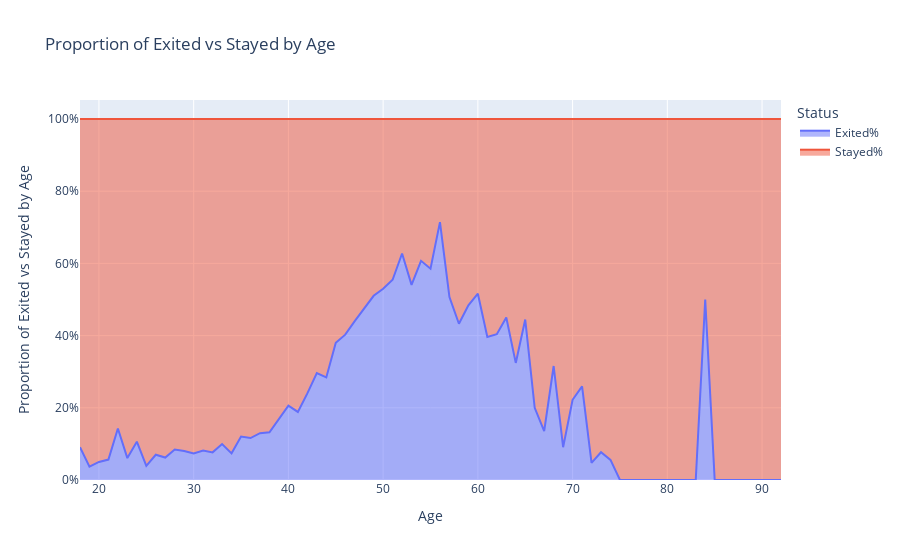

Source (notebook cell):
### Markdown cell above
## Age

### Code cell
age_counting = count_exited(X_raw, Y, 'Age')
_ = plot_counting('Proporção de churn por idade', age_counting, format='area')

### Figure 1 — Plotly figure (JSON) as saved in the notebook; plotly's stock layout.template omitted (floating-point values rounded to 4 significant figures)
{"data": [{"fillpattern": {"shape": ""}, "hovertemplate": "Status=Exited%<br>Age=%{x}<br>Proportion=%{y}<extra></extra>", "legendgroup": "Exited%", "line": {"color": "#636efa"}, "marker": {"symbol": "circle"}, "mode": "lines", "name": "Exited%", "orientation": "v", "showlegend": true, "stackgroup": "1", "type": "scatter", "x": [37, 38, 35, 36, 34, 33, 40, 39, 32, 31, 41, 29, 30, 42, 43, 28, 44, 45, 46, 27, 26, 47, 48, 25, 49, 50, 24, 51, 52, 23, 22, 54, 55, 57, 53, 56, 58, 60, 59, 61, 21, 62, 20, 63, 64, 67, 66, 71, 19, 18, 69, 72, 68, 65, 70, 74, 73, 76, 77, 75, 78, 79, 81, 80, 92, 84, 82, 88, 85, 83], "xaxis": "x", "y": [0.1297, 0.1321, 0.1203, 0.1162, 0.07383, 0.09955, 0.206, 0.1702, 0.07656, 0.08168, 0.1885, 0.08046, 0.07339, 0.2399, 0.2963, 0.08425, 0.284, 0.3799, 0.4027, 0.0622, 0.07, 0.44, 0.4762, 0.03896, 0.5102, 0.5299, 0.1061, 0.5546, 0.6275, 0.06061, 0.1429, 0.6071, 0.5854, 0.5067, 0.5405, 0.7143, 0.4328, 0.5161, 0.4839, 0.3962, 0.0566, 0.4038, 0.05, 0.45, 0.3243, 0.1351, 0.2, 0.2593, 0.03704, 0.09091, 0.09091, 0.04762, 0.3158, 0.4444, 0.2222, 0.05556, 0.07692, 0.0, 0.0, 0.0, 0.0, 0.0, 0.0, 0.0, 0.0, 0.5, 0.0, 0.0, 0.0, 0.0], "yaxis": "y"}, {"fillpattern": {"shape": ""}, "hovertemplate": "Status=Stayed%<br>Age=%{x}<br>Proportion=%{y}<extra></extra>", "legendgroup": "Stayed%", "line": {"color": "#EF553B"}, "marker": {"symbol": "circle"}, "mode": "lines", "name": "Stayed%", "orientation": "v", "showlegend": true, "stackgroup": "1", "type": "scatter", "x": [37, 38, 35, 36, 34, 33, 40, 39, 32, 31, 41, 29, 30, 42, 43, 28, 44, 45, 46, 27, 26, 47, 48, 25, 49, 50, 24, 51, 52, 23, 22, 54, 55, 57, 53, 56, 58, 60, 59, 61, 21, 62, 20, 63, 64, 67, 66, 71, 19, 18, 69, 72, 68, 65, 70, 74, 73, 76, 77, 75, 78, 79, 81, 80, 92, 84, 82, 88, 85, 83], "xaxis": "x", "y": [0.8703, 0.8679, 0.8797, 0.8838, 0.9262, 0.9005, 0.794, 0.8298, 0.9234, 0.9183, 0.8115, 0.9195, 0.9266, 0.7601, 0.7037, 0.9158, 0.716, 0.6201, 0.5973, 0.9378, 0.93, 0.56, 0.5238, 0.961, 0.4898, 0.4701, 0.8939, 0.4454, 0.3725, 0.9394, 0.8571, 0.3929, 0.4146, 0.4933, 0.4595, 0.2857, 0.5672, 0.4839, 0.5161, 0.6038, 0.9434, 0.5962, 0.95, 0.55, 0.6757, 0.8649, 0.8, 0.7407, 0.963, 0.9091, 0.9091, 0.9524, 0.6842, 0.5556, 0.7778, 0.9444, 0.9231, 1.0, 1.0, 1.0, 1.0, 1.0, 1.0, 1.0, 1.0, 0.5, 1.0, 1.0, 1.0, 1.0], "yaxis": "y"}], "layout": {"autosize": true, "hovermode": "x unified", "legend": {"title": {"text": "Status"}, "tracegroupgap": 0}, "title": {"text": "Proportion of Exited vs Stayed by Age"}, "xaxis": {"anchor": "y", "autorange": true, "domain": [0, 1], "range": [18, 92], "title": {"text": "Age"}, "type": "linear"}, "yaxis": {"anchor": "x", "autorange": true, "domain": [0, 1], "range": [0, 1.053], "tickformat": ".0%", "title": {"text": "Proportion of Exited vs Stayed by Age"}, "type": "linear"}}}
